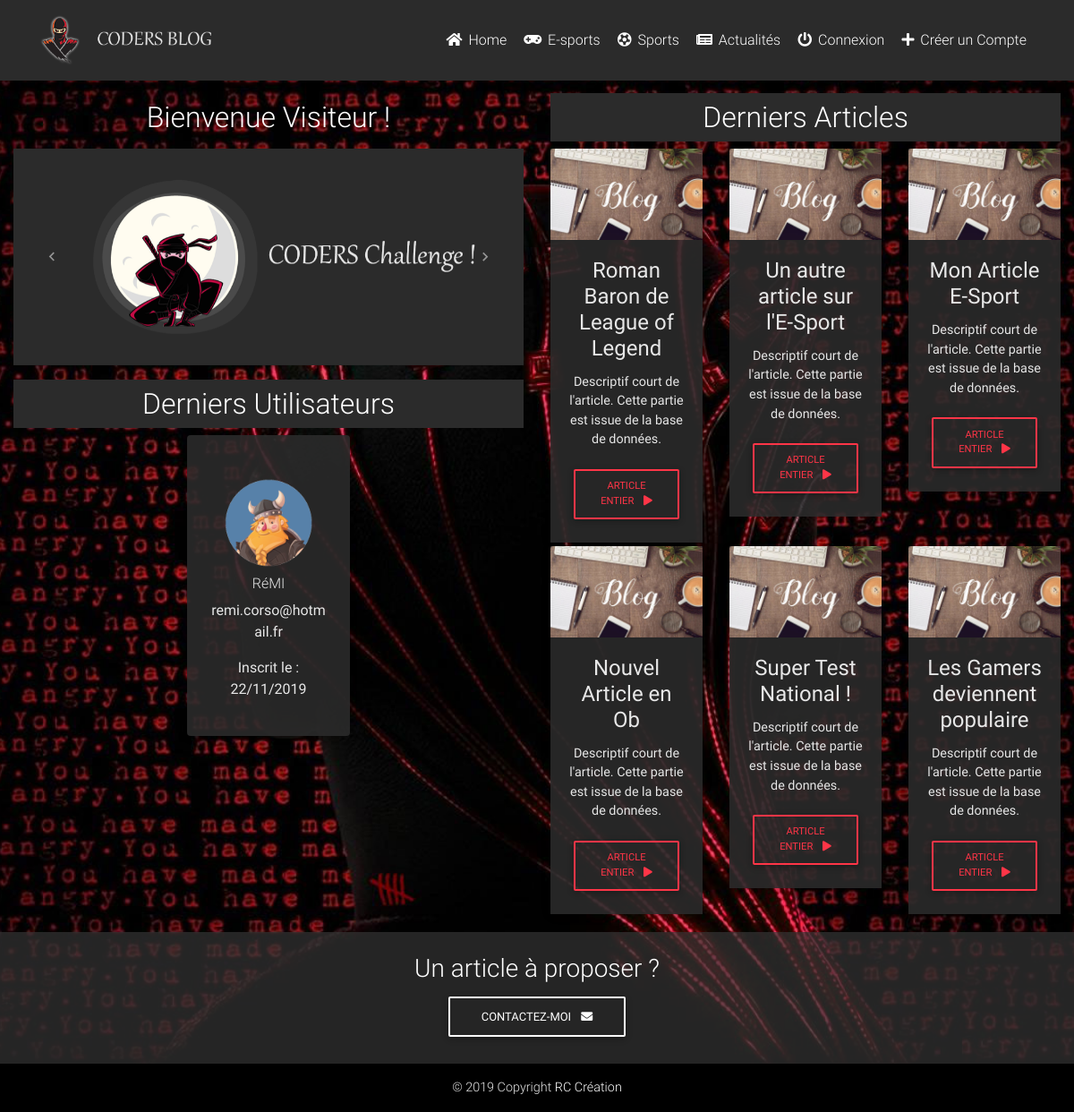
The page / on the database its author committed.
### tables this page shows
CREATE TABLE IF NOT EXISTS `menus` (
  `id` int(11) NOT NULL AUTO_INCREMENT,
  `name` varchar(255) NOT NULL,
  `target` varchar(255) NOT NULL,
  `icone` varchar(255) NOT NULL,
  PRIMARY KEY (`id`)
);

CREATE TABLE IF NOT EXISTS `user` (
  `id` int(11) NOT NULL AUTO_INCREMENT,
  `username` varchar(255) NOT NULL,
  `password` varchar(255) NOT NULL,
  `email` varchar(255) NOT NULL,
  `avatar` varchar(255) NOT NULL,
  `registration_date` datetime NOT NULL,
  PRIMARY KEY (`id`)
);

CREATE TABLE IF NOT EXISTS `blog` (
  `id` int(11) NOT NULL AUTO_INCREMENT,
  `titre` varchar(255) NOT NULL,
  `content` text NOT NULL,
  `categorie` int(11) NOT NULL,
  `image` varchar(255) NOT NULL,
  `auteur` int(11) NOT NULL,
  `date_article` datetime NOT NULL,
  PRIMARY KEY (`id`)
);

### db_connect.php (called while the page is built, shortened)
<?php
try {
    $bdd = new PDO('mysql:host=localhost;dbname=coursphp;charset=utf8', 'root', '');
} catch (Exception $e) {
    die('Erreur : ' . $e->getMessage());
}
$url_path = 'http://localhost/coursphp/';
$getNaviguation = $bdd->query('SELECT * FROM menus ORDER by id ASC');
$img_folder = 'http://localhost/coursphp/img/';

### index.php (the view, shortened to what this page needs)
<?php
require('./db_connect.php');
    $getBlog = $bdd->query('SELECT * FROM blog ORDER by date_article DESC LIMIT 6');
    $getUsers = $bdd->query('SELECT username, email, avatar, DATE_FORMAT(registration_date, \'%d/%m/%Y\') AS date  FROM user ORDER by registration_date DESC LIMIT 3');
?>
<!DOCTYPE html>
<html lang="fr">
<head>
    <link rel="stylesheet" href="https://use.fontawesome.com/releases/v5.11.2/css/all.css">
    <link href="css/bootstrap.min.css" rel="stylesheet">
    <link href="css/mdb.min.css" rel="stylesheet">
    <link href="css/style.css" rel="stylesheet">
</head>
<body>
    <?php include('./include/header.php'); ?>
    <main class="mt-5 pt-5">
        <div class="container-fluid pt-2">
            <div class="row">
                <div class="col-12 col-lg-6  mb-2 mb-lg-0">
                <section class="text-center">
                <h2 class=" text-white p-2">Bienvenue
                    <?php if(isset($_SESSION['username'])){
                     echo $_SESSION['username'];
                     } else{
                     echo 'Visiteur';
                     } ?>
                    !</h2>
                <div id="carouselExampleControls" class="carousel slide" data-ride="carousel">
  <div class="carousel-inner">
    <div class="carousel-item active">
      <img src="img/banner-1.png" class="d-block w-100" alt="...">
    </div>
  </div>
  <a class="carousel-control-prev mr-auto" href="#carouselExampleControls" role="button" data-slide="prev">
    <span class="carousel-control-prev-icon" aria-hidden="true"></span>
  </a>
  <a class="carousel-control-next" href="#carouselExampleControls" role="button" data-slide="next">
    <span class="carousel-control-next-icon" aria-hidden="true"></span>
  </a>
</div>
<h2 class="title-block text-white p-2 mt-3">Derniers Utilisateurs</h2>
<div id="last_user" class="row mx-0 d-flex justify-content-around">
<?php  while($singleUser = $getUsers->fetch()){ ?>
    <div class="col-12 col-md-4 card d-flex flex-column justify-content-center p-4">
    <img src="img/users/<?php echo $singleUser['avatar'] ?>" class="users-single-avatar mx-auto mt-4 mb-2" />
     <h6><?php echo strtoupper($singleUser['username']) ?></h6>
     <p class="mb-3"><?php echo $singleUser['email'] ?></p>
     <p class="mb-3">Inscrit le : <?php echo $singleUser['date'] ?></p>
    </div>
<?php } ?>
</div>
                </section>
                </div>
                <div class="col-12 col-lg-6">
                    <section class="text-center">
                    <h2 class="title-block text-white p-2">Derniers Articles</h2>
                        <div class="row wow fadeIn">
                            <?php  while($singleArticle = $getBlog->fetch()){ ?>
                            <div class="col-lg-4 col-md-12 mb-1">
                                <div class="card rounded-0">
                                    <div class="view overlay">
                                        <img src="./img/articles/<?php echo $singleArticle['image'] ?>"
                                            class="card-img-top" alt="">
                                    </div>
                                    <div class="card-body">
                                        <h4 class="card-title"><?php echo $singleArticle['titre'] ?></h4>
                                        <p class="card-text">Descriptif court de l'article. Cette partie est issue de la
                                            base de données.</p>
                                        <a href="<?php echo $url_path . 'article.php?article=' . $singleArticle['id'] ?>"
                                            class="btn btn-outline-danger btn-md">Article Entier
                                            <i class="fas fa-play ml-2"></i>
                                        </a>
                                    </div>
                                </div>
                            </div>
                            <?php } ?>
                        </div>
                    </section>
                </div>
            </div>
        </div>
    </main>
    <?php include('./include/footer.php'); ?>
</body>
</html>

### include/header.php (shortened to what this page needs)
<header>
    <nav class="navbar fixed-top navbar-expand-lg navbar-dark scrolling-navbar">
        <div class="container">
            <a class="navbar-brand waves-effect" href="<?php echo $url_path ?>">
                <img class="img-fluid logo" src="<?php echo $img_folder ?>logo.png" alt="Mon super Blog !">
            </a>
            <div class="collapse navbar-collapse" id="navbarSupportedContent">
                <ul class="navbar-nav ml-auto">
                    <?php while ($singleNav = $getNaviguation->fetch()) { ?>
                        <li class="nav-item">
                            <a class="nav-link waves-effect" href="<?php echo $url_path . $singleNav['target'] ?>"><i class="<?php echo $singleNav['icone'] ?>"></i> <?php echo $singleNav['name'] ?>
                            </a>
                        </li>
                    <?php } ?>
                    <?php
                    if (isset($_SESSION['id'])) { ?>
                        <li class="nav-item">
                            <a class="nav-link waves-effect" href="<?php echo $url_path ?>admin/"><i class="fas fa-wrench"></i> Administration</a>
                        </li>
                        <li class="nav-item">
                            <a class="nav-link waves-effect" href="<?php echo $url_path ?>action/logout.php"><i class="fas fa-power-off text-danger"></i> Déconnexion</a>
                        </li>
                    <?php } else { ?>
                        <li class="nav-item">
                            <a class="nav-link waves-effect" href="<?php echo $url_path ?>connexion.php"><i class="fas fa-power-off"></i> Connexion</a>
                        </li>
                        <li class="nav-item">
                            <a class="nav-link waves-effect" href="<?php echo $url_path ?>inscription.php"><i class="fas fa-plus"></i> Créer un Compte</a>
                        </li>
                    <?php } ?>
                </ul>
            </div>
        </div>
    </nav>
</header>

### include/footer.php
<footer class="page-footer text-center font-small wow fadeIn mt-3">
    <div class="pt-4 pb-4">
        <h3>Un article à proposer ?</h3>
        <a class="btn btn-outline-white" href="https://rc-creation.fr" role="button">Contactez-moi
            <i class="fas fa-envelope ml-2"></i>
        </a>
    </div>
    <div class="footer-copyright py-3">
        © 2019 Copyright
        <a href="https://rc-creation.fr"> RC Création </a>
    </div>
</footer>

### css/style.css (style rules this page uses)
body { background: url('../img/background.jpg'); background-size: cover; background-repeat: no-repeat; background-position: center; background-attachment: fixed; color: #e7e7e7 !important; }
main { min-height: 80vh; }
.logo { height: 3.5rem; }
.users-single-avatar { min-width: 50px; max-width: 100px; min-height: 50px; max-height: 100px; }
header nav { background-color: #2b2b2b; }
.footer-copyright { background-color: #000000 !important; color: #e7e7e7 !important; }
footer { background-color: transparent; }
.page-footer { background-color: #353535b2 !important; }
.page-footer a { color: #fff !important; }
.title-block { background-color: #2b2b2b; }
.card { background-color: #2b2b2be3 !important; }
.card .card-body .card-text { color: #e7e7e7 !important; }
#last_user .col-md-4 { max-width: 32% !important; }

### rows shown on the page
menus: name "Home"
menus: name "E-sports"
menus: name "Sports"
menus: name "Actualités"
user: avatar (picture), username "RéMI", email "remi.corso@hotmail.fr", date "22/11/2019"
blog: image (picture), titre "Roman Baron de League of Legend"
blog: image (picture), titre "Un autre article sur l'E-Sport"
blog: image (picture), titre "Mon Article E-Sport"
blog: image (picture), titre "Nouvel Article en Ob"
blog: image (picture), titre "Super Test National !"
blog: image (picture), titre "Les Gamers deviennent populaire"
